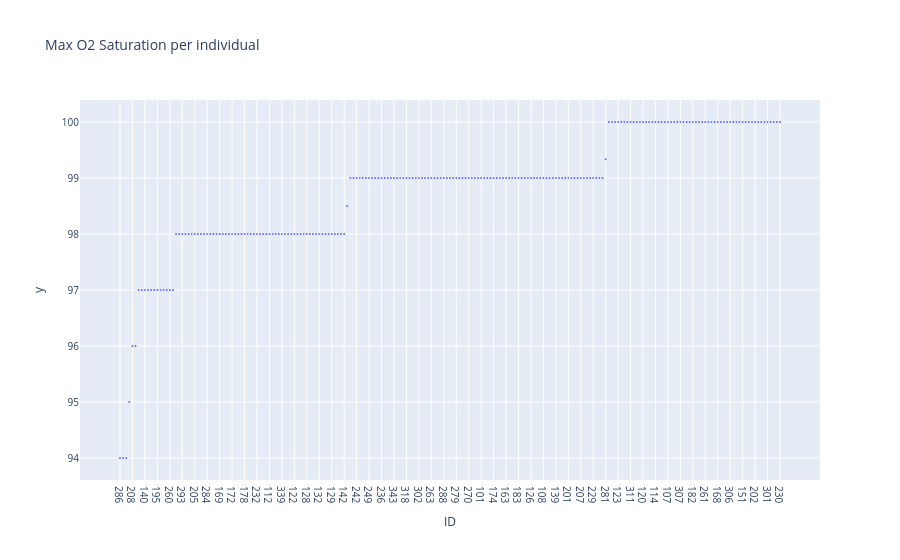

Notebook code for this chart:
### Code cell
max_o2_sat = df.groupby("ID").max()["O2 Saturation"]
# Sort by asc
max_o2_sat = max_o2_sat.sort_values(ascending=True)
# Plot scatter of values
fig = px.scatter(
    max_o2_sat,
    x=max_o2_sat.index,
    y=max_o2_sat.values,
    title="Max O2 Saturation per individual",
)
fig.update_layout(font=dict(size=10))
# Reduce marker size
fig.update_traces(marker=dict(size=2))
fig.show()

### Figure 1 — Plotly figure (JSON) as saved in the notebook; plotly's stock layout.template omitted (floating-point values rounded to 4 significant figures; data arrays with more than 128 entries replaced by an {"elided": "..."} marker saying what was removed)
{"data": [{"hovertemplate": "ID=%{x}<br>y=%{y}<extra></extra>", "legendgroup": "", "marker": {"color": "#636efa", "size": 2, "symbol": "circle"}, "mode": "markers", "name": "", "orientation": "v", "showlegend": false, "type": "scatter", "x": {"elided": "213 str values"}, "xaxis": "x", "y": {"elided": "213 float values"}, "yaxis": "y"}], "layout": {"font": {"size": 10}, "legend": {"tracegroupgap": 0}, "title": {"text": "Max O2 Saturation per individual"}, "xaxis": {"anchor": "y", "domain": [0, 1], "title": {"text": "ID"}}, "yaxis": {"anchor": "x", "domain": [0, 1], "title": {"text": "y"}}}}
